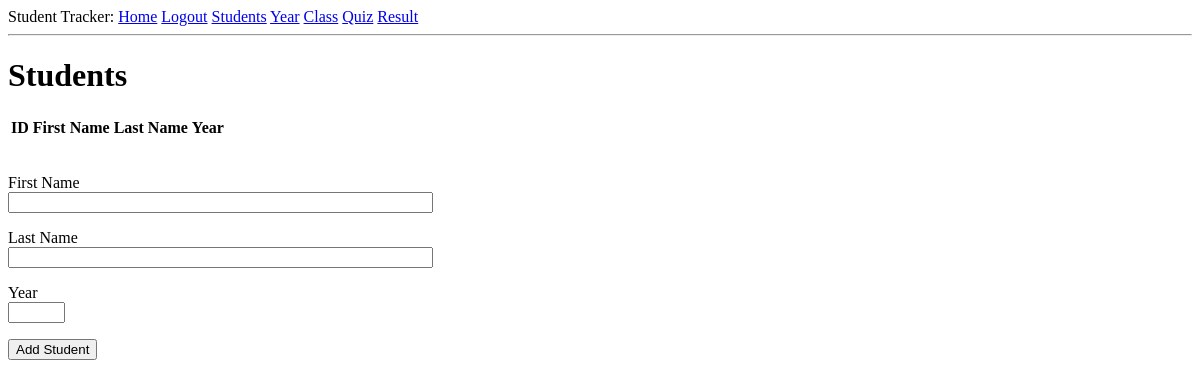
Before: /student (signed in) with the older database file.
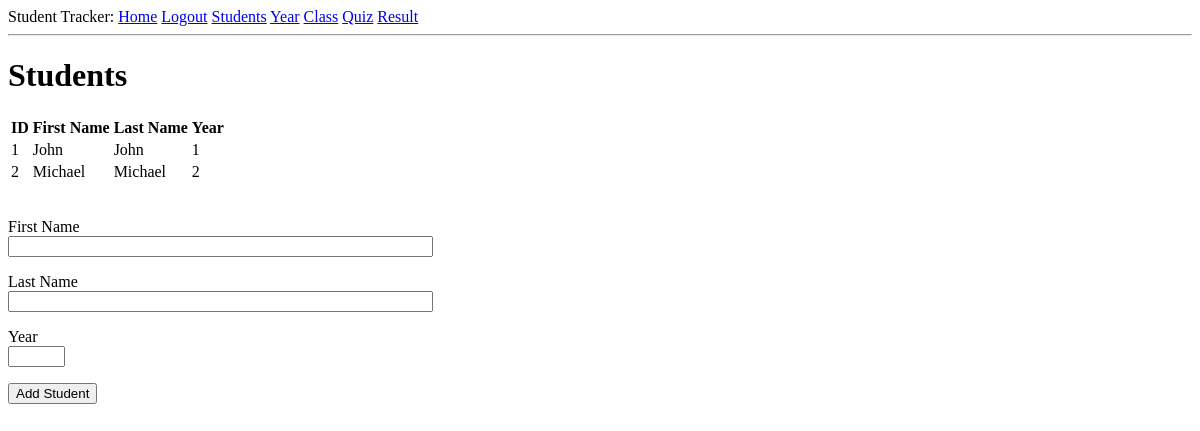
After: the same page with the newer database file.
### app/models.py (models this page shows, shortened)
class Student(db.Model):
    id = db.Column(db.Integer, primary_key=True)
    first_name = db.Column(db.String(50), nullable=False)
    last_name = db.Column(db.String(50), nullable=False)
    year_id = db.Column(db.Integer, db.ForeignKey('year.id'))

### app/routes.py (the view)
@app.route('/student', methods=['GET', 'POST'])
@login_required
def student():
    form = StudentForm()
    app.logger.info('test')
    if form.validate_on_submit():
        fname = form.firstname.data
        lname = form.firstname.data
        year_id = form.year.data
        db.session.add(Student(first_name=fname, last_name=lname, year_id=int(year_id)))
        db.session.commit()
    students = Student.query.all()
    return render_template('student.html', title='Students', form=form, students=students)

### app/forms.py
class StudentForm(FlaskForm):
    firstname = StringField('First Name', validators=[DataRequired()])
    lastname = StringField('Last Name', validators=[DataRequired()])
    year = StringField('Year', validators=[DataRequired()])
    submit = SubmitField('Add Student')

### app/models.py (called while the page is built)
@login.user_loader
def load_user(id):
    return User.query.get(int(id))

### app/templates/student.html (shortened to what this page needs)
<!DOCTYPE html>
<html lang="en">
    <head>
    </head>
    <body>
        {% extends "base.html" %}
        {% block content %}
            <h1>Students</h1>
            <div>
            <table id="all">
                <tr>
                    <th>ID</th>
                    <th>First Name</th>
                    <th>Last Name</th>
                    <th>Year</th>
                </tr>
                {% for student in students %}
                <tr>
                    <td> {{student.id}} </td>
                    <td> {{student.first_name}} </td>
                    <td> {{student.last_name}} </td>
                    <td> {{student.year_id}} </td>
                </tr>
                {% endfor %}
            </table>
            </div><br>
            <form action="/student" method="post">
                <p>
                    {{ form.firstname.label }}<br>
                    {{ form.firstname(size=50) }}<br>
                </p>
                <p>
                    {{ form.lastname.label }}<br>
                    {{ form.lastname(size=50) }}<br>
                </p>
                <p>
                    {{ form.year.label }}<br>
                    {{ form.year(size=4) }}<br>
                </p>
                <p>{{ form.submit() }}</p>
            </form>
        {% endblock %}

### app/templates/base.html (shortened to what this page needs)
<!DOCTYPE html>
<html lang="en">
    <head>
    </head>
    <body>
        <div>
            Student Tracker:
            <a href="{{ url_for('index') }}">Home</a>
            {% if current_user.is_anonymous %}
            <a href="{{ url_for('login') }}">Login</a>
            {% else %}
            <a href="{{ url_for('logout') }}">Logout</a>
            {% endif %}
            <a href="{{ url_for('student') }}">Students</a>
            <a href="{{ url_for('year') }}">Year</a>
            <a href="{{ url_for('classes') }}">Class</a>
            <a href="{{ url_for('quiz') }}">Quiz</a>
            <a href="{{ url_for('results') }}">Result</a>
        </div>
        <hr>
        {% block content %}{% endblock %}
    </body>
</html>

Changed rows visible on the page:
added Student: id "1", first_name "John", last_name "John", year_id "1"
added Student: id "2", first_name "Michael", last_name "Michael", year_id "2"
